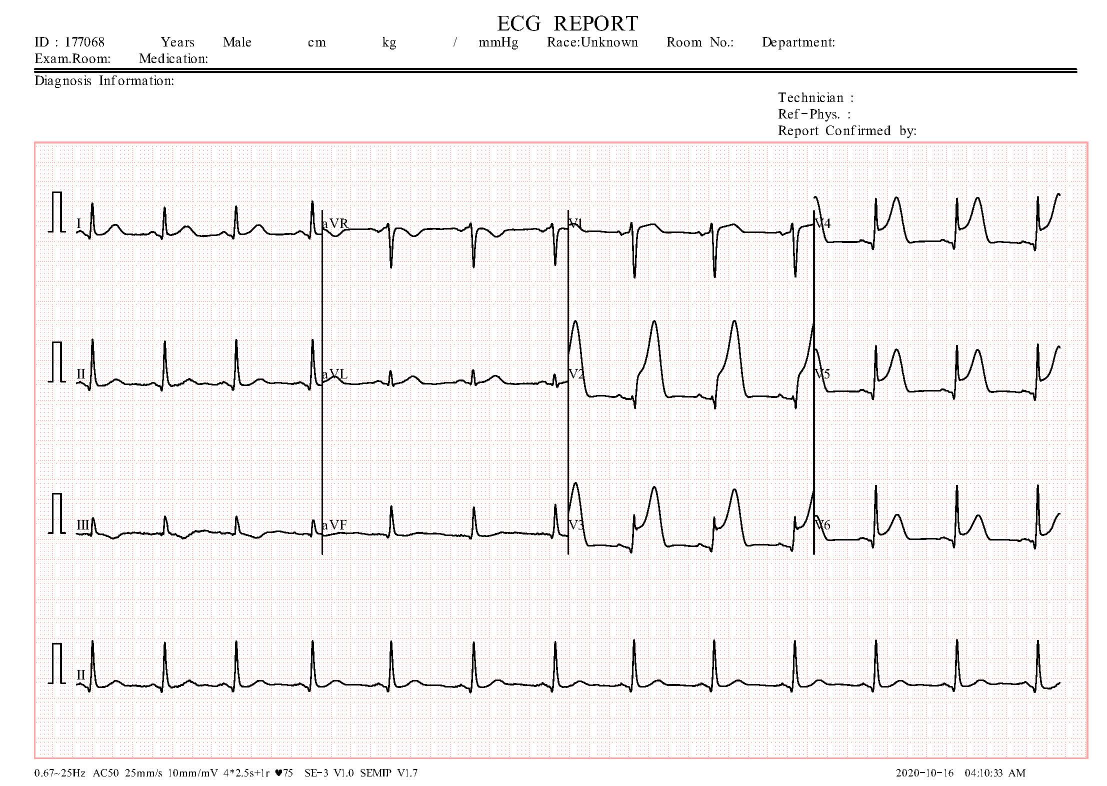
#> input picture ecg_mi/images/mi1.jpg, 2213 x 1572 px (shown at 1/2 size); its folder holds only this picture in this run
$ python -i helpers.py   (imports and definitions only)
#> lines starting #> are read from the running program, lines starting #| are printed output that depends on the picture; after the words box and inside, x2 and y2 are one past the last pixel; in counts of white or black regions, pixels touching at a corner belong together
import pandas as pd
from skimage import measure, color, io
from skimage.filters import threshold_otsu, gaussian
from skimage.transform import resize
from sklearn.preprocessing import MinMaxScaler
import messages
from cv2 import imread


def process_ecg_image(image_path):
    # Read the image
#> called with image_path = 'images/mi1.jpg'
    image = imread(image_path)
#> image is the input picture: shape (1572, 2213, 3); mean B, G, R 240.1, 240.4, 242.7

    # Defining the leads coordinates
    Lead_1 = image[300:600, 150:643]
    Lead_2 = image[300:600, 646:1135]
    Lead_3 = image[300:600, 1140:1625]
    Lead_4 = image[300:600, 1630:2125]
    Lead_5 = image[600:900, 150:643]
    Lead_6 = image[600:900, 646:1135]
    Lead_7 = image[600:900, 1140:1625]
    Lead_8 = image[600:900, 1630:2125]
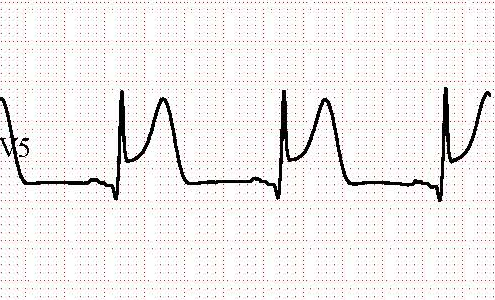
#> Lead_8: shape (300, 495, 3); mean B, G, R 238.1, 238.4, 240.9
    Lead_9 = image[900:1200, 150:643]
    Lead_10 = image[900:1200, 646:1135]
    Lead_11 = image[900:1200, 1140:1625]
    Lead_12 = image[900:1200, 1630:2125]
    Lead_13 = image[1250:1480, 150:2125]           # Lead 3 prolonged
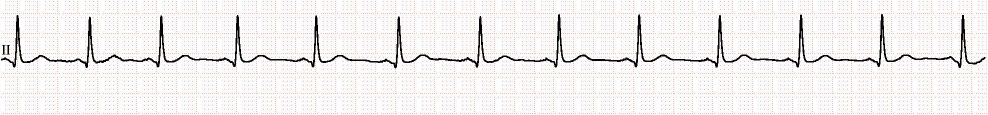
#> Lead_13: shape (230, 1975, 3) (shown at 1/2 size); mean B, G, R 237.6, 237.9, 240.5

    Leads=[Lead_1,Lead_2,Lead_3,Lead_4,Lead_5,Lead_6,Lead_7,Lead_8,Lead_9,Lead_10,Lead_11,Lead_12,Lead_13]

    flattened_leads_data = []

    #looping through image list containg all the 12 leads
    for x,y in enumerate(Leads[:len(Leads)-1]):
        # Convert image to grayscale_image
        grayscale_image = color.rgb2gray(y)

        # Apply Gaussian filtering to smooth the image
        blurred_image = gaussian(grayscale_image, sigma=0.8)

        # Apply Otsu's thresholding to distinguish foreground and background
        global_threshold = threshold_otsu(blurred_image)
        binary_image = blurred_image < global_threshold

        # Resize the binary image
        binary_image = resize(binary_image, (300, 450))

        # Finding the contours
        contours = measure.find_contours(binary_image, 0.8)

        # Sorting contours by shape and selecting the largest one
        contours_shape = sorted([x.shape for x in contours])[::-1][0:1]

        # Resizing counters
        for contour in contours:
            if contour.shape in contours_shape:
                resized_contour = resize(contour, (255, 2))

        # Applying scaling on the data with Min Max Normalization
        lead_no = x
        scaler = MinMaxScaler()
        fit_transformed_data = scaler.fit_transform(resized_contour)
        Normalized_Scaled=pd.DataFrame(fit_transformed_data[:,0], columns = ['X'])
        Normalized_Scaled=Normalized_Scaled.T

        flattened_data = Normalized_Scaled.values.flatten()  # Flatten the DataFrame to a 1D array
        flattened_leads_data.extend(flattened_data)  # Extend the list with this array
#> this loop made 12 passes
#> (global_threshold, contours, contours_shape) on passes 1 to 12: (0.566, 2 point arrays, longest 2065 points, [(2065, 2)]), (0.574, 8 point arrays, longest 1072 points, [(1072, 2)]), (0.57, 6 point arrays, longest 1178 points, [(1178, 2)]), (0.565, 4 point arrays, longest 2652 points, [(2652, 2)]), (0.566, 3 point arrays, longest 2365 points, [(2365, 2)]), (0.574, 6 point arrays, longest 858 points, [(858, 2)]), (0.571, 5 point arrays, longest 1597 points, [(1597, 2)]), (0.565, 6 point arrays, longest 2660 points, [(2660, 2)]), (0.574, 4 point arrays, longest 1628 points, [(1628, 2)]), (0.574, 8 point arrays, longest 891 points, [(891, 2)]), (0.571, 5 point arrays, longest 1388 points, [(1388, 2)]), (0.565, 6 point arrays, longest 2508 points, [(2508, 2)])
#> pass 1, in process_ecg_image, `blurred_image = gaussian(grayscale_image, sigma=0.8)`:
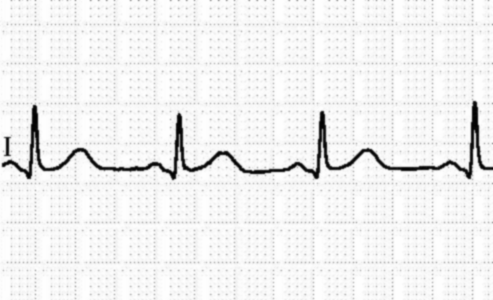
#> blurred_image: shape (300, 493) float64; min 0.004, max 1, mean 0.943
#> pass 1, in process_ecg_image, `binary_image = blurred_image < global_threshold`:
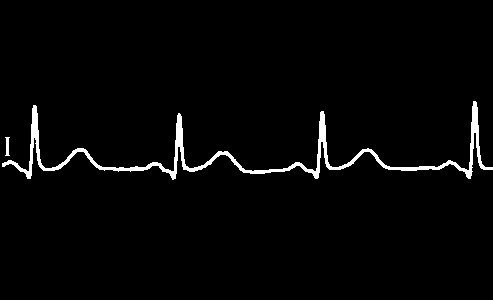
#> binary_image: shape (300, 493) bool; 2.4% white; 2 white regions, box (x1, y1, x2, y2) and area: (2, 101, 493, 180) 3552, (5, 137, 10, 156) 61
#> pass 1, in process_ecg_image, `binary_image = resize(binary_image, (300, 450))`:
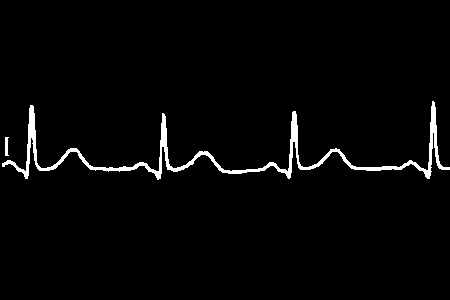
#> binary_image: shape (300, 450) bool; 2.5% white; 2 white regions, box (x1, y1, x2, y2) and area: (2, 101, 450, 180) 3274, (5, 137, 9, 156) 59
#> after the loop:
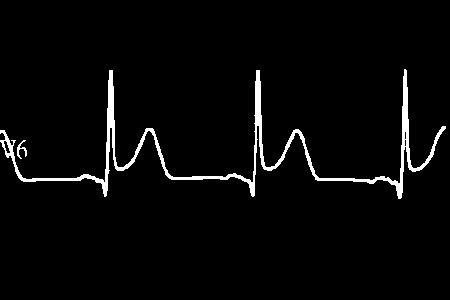
#> binary_image: shape (300, 450) bool; 3.1% white; 2 white regions, box (x1, y1, x2, y2) and area: (0, 69, 446, 199) 4123, (17, 140, 27, 159) 70
#> after the loop:
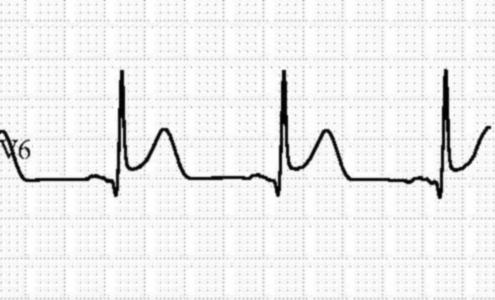
#> blurred_image: shape (300, 495) float64; min 0.00111, max 1, mean 0.937
#> after the loop, flattened_leads_data = 3060 values, max 1 at index 76, min 0 at index 244, mean 0.584

    # Convert the list of all lead data into a single-row DataFrame
    resized_contour_final = pd.DataFrame([flattened_leads_data])
#> resized_contour_final = table of 1 rows and 3060 columns

    # Return the final DataFrame
    return resized_contour_final


def mi_prediction(input_data, pipeline, model):
    intput_df = pd.DataFrame(input_data, index=[0])

    preprocessed_data = pipeline.transform(intput_df)

    prediction = model.predict(preprocessed_data)[0]

    return prediction


def ecg_prediction(image_path, model):
    processed_image = process_ecg_image(image_path)
    prediction = model.predict(processed_image)[0]
    return prediction


def mi_ecg_prediction(input_data, mi_pipeline, mi_model, image_path, ecg_model):
    mi_ouput = mi_prediction(input_data, mi_pipeline,mi_model)
    ecg_ouput = ecg_prediction(image_path, ecg_model)
    print(mi_ouput, ecg_ouput, "s")
    if mi_ouput == 1:
        if ecg_ouput == 0:
            return {"prediction": "1", "Message": messages.m_1_hb}
        if ecg_ouput == 1:
            return {"prediction": "1", "Message": messages.m_1_mi}
        if ecg_ouput == 3:
            return {"prediction": "1", "Message": messages.m_1_pm}
    else:
        if ecg_ouput == 0:
            return {"prediction": "1", "Message": messages.m_0_hb}
        if ecg_ouput == 1:
            return {"prediction": "1", "Message": messages.m_0_mi}
        if ecg_ouput == 2:
            return {"prediction": "0", "Message": messages.m_0_no}


>>> result = process_ecg_image('images/mi1.jpg')
#> result = table of 1 rows and 3060 columns
